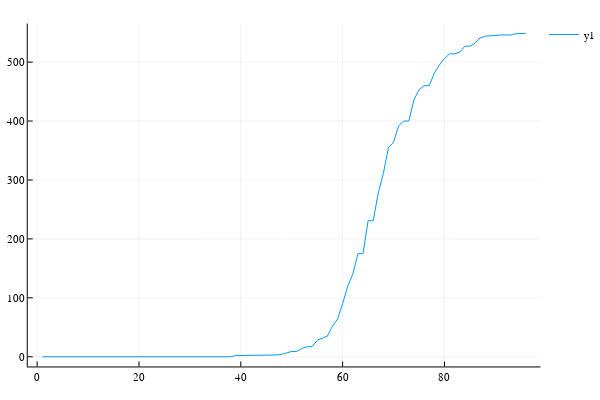

Write notebook code for a chart like this one.
### Code cell
plot(y)

### Figure 1 — Plotly figure (JSON) as saved in the notebook; plotly's stock layout.template omitted (floating-point values rounded to 4 significant figures)
{"data": [{"colorbar": {"title": ""}, "legendgroup": "y1", "line": {"color": "rgba(0, 154, 250, 1.000)", "dash": "solid", "shape": "linear", "width": 1}, "mode": "lines", "name": "y1", "showlegend": true, "type": "scatter", "x": [1, 2, 3, 4, 5, 6, 7, 8, 9, 10, 11, 12, 13, 14, 15, 16, 17, 18, 19, 20, 21, 22, 23, 24, 25, 26, 27, 28, 29, 30, 31, 32, 33, 34, 35, 36, 37, 38, 39, 40, 41, 42, 43, 44, 45, 46, 47, 48, 49, 50, 51, 52, 53, 54, 55, 56, 57, 58, 59, 60, 61, 62, 63, 64, 65, 66, 67, 68, 69, 70, 71, 72, 73, 74, 75, 76, 77, 78, 79, 80, 81, 82, 83, 84, 85, 86, 87, 88, 89, 90, 91, 92, 93, 94, 95, 96], "xaxis": "x1", "y": [0, 0, 0, 0, 0, 0, 0, 0, 0, 0, 0, 0, 0, 0, 0, 0, 0, 0, 0, 0, 0, 0, 0, 0, 0, 0, 0, 0, 0, 0, 0, 0, 0, 0, 0, 0, 0, 0, 2, 2, 2, 2, 2, 3, 3, 3, 3, 4, 6, 9, 9, 14, 17, 17, 28, 31, 35, 52, 64, 90, 120, 140, 175, 175, 231, 231, 278, 311, 355, 364, 392, 400, 400, 436, 453, 460, 460, 481, 495, 506, 514, 514, 517, 527, 527, 532, 541, 544, 545, 545, 546, 546, 546, 548, 549, 549], "yaxis": "y1", "zmax": null, "zmin": null}], "layout": {"annotations": [], "height": 400, "legend": {"bgcolor": "rgba(255, 255, 255, 1.000)", "bordercolor": "rgba(0, 0, 0, 1.000)", "font": {"color": "rgba(0, 0, 0, 1.000)", "family": "sans-serif", "size": 11}, "tracegroupgap": 0, "x": 1, "y": 1}, "margin": {"b": 20, "l": 0, "r": 0, "t": 20}, "paper_bgcolor": "rgba(255, 255, 255, 1.000)", "plot_bgcolor": "rgba(255, 255, 255, 1.000)", "showlegend": true, "width": 600, "xaxis": {"anchor": "y1", "domain": [0.05101, 0.9934], "gridcolor": "rgba(0, 0, 0, 0.100)", "gridwidth": 0.5, "linecolor": "rgba(0, 0, 0, 1.000)", "mirror": false, "range": [-1.85, 98.85], "showgrid": true, "showline": true, "showticklabels": true, "tickangle": 0, "tickcolor": "rgb(0, 0, 0)", "tickfont": {"color": "rgba(0, 0, 0, 1.000)", "family": "sans-serif", "size": 11}, "tickmode": "array", "ticks": "inside", "ticktext": ["0", "20", "40", "60", "80"], "tickvals": [0, 20, 40, 60, 80], "title": "", "titlefont": {"color": "rgba(0, 0, 0, 1.000)", "family": "sans-serif", "size": 15}, "type": "-", "visible": true, "zeroline": false, "zerolinecolor": "rgba(0, 0, 0, 1.000)"}, "yaxis": {"anchor": "x1", "domain": [0.03762, 0.9902], "gridcolor": "rgba(0, 0, 0, 0.100)", "gridwidth": 0.5, "linecolor": "rgba(0, 0, 0, 1.000)", "mirror": false, "range": [-16.47, 565.5], "showgrid": true, "showline": true, "showticklabels": true, "tickangle": 0, "tickcolor": "rgb(0, 0, 0)", "tickfont": {"color": "rgba(0, 0, 0, 1.000)", "family": "sans-serif", "size": 11}, "tickmode": "array", "ticks": "inside", "ticktext": ["0", "100", "200", "300", "400", "500"], "tickvals": [0, 100, 200, 300, 400, 500], "title": "", "titlefont": {"color": "rgba(0, 0, 0, 1.000)", "family": "sans-serif", "size": 15}, "type": "-", "visible": true, "zeroline": false, "zerolinecolor": "rgba(0, 0, 0, 1.000)"}}}
